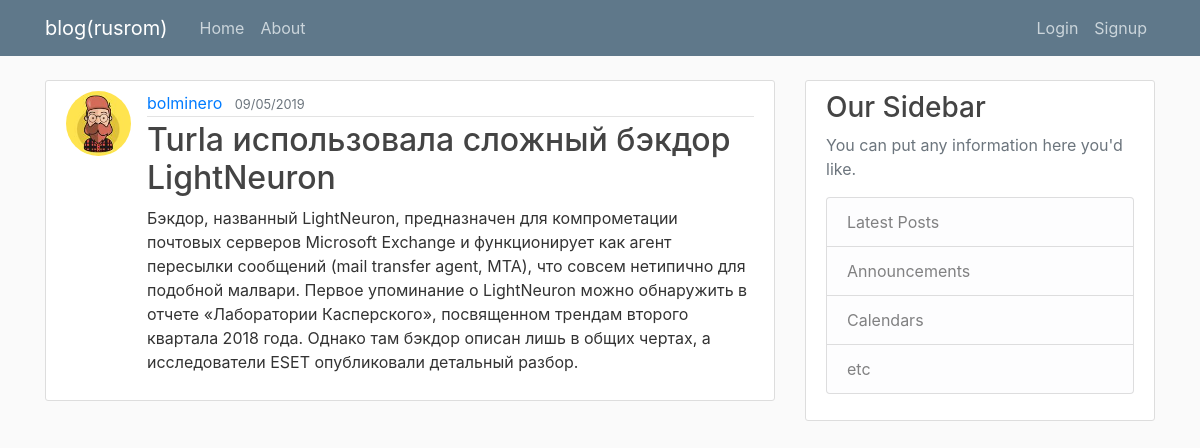
The page /post/30 on the database its author committed.
### flaskblog/models.py (models this page shows, shortened)
class User(db.Model, UserMixin):
    id = db.Column(db.Integer, primary_key=True)
    username = db.Column(db.String(20), unique=True, nullable=False)
    email = db.Column(db.String(120), unique=True, nullable=False)
    avatar = db.Column(db.String(20), nullable=False, default='default.png')
    password = db.Column(db.String(60), nullable=False)
    posts = db.relationship('Post', backref='author', lazy=True)

class Post(db.Model):
    id = db.Column(db.Integer, primary_key=True)
    title = db.Column(db.String(100), nullable=False)
    content = db.Column(db.Text, nullable=False)
    date_posted = db.Column(db.DateTime, nullable=False, default=datetime.utcnow)
    user_id = db.Column(db.Integer, db.ForeignKey('user.id'), nullable=False)

### flaskblog/posts/routes.py (the view)
@posts.route('/post/<int:post_id>')
def post(post_id):
    post = Post.query.get_or_404(post_id)
    return render_template('post.html', title=post.title, post=post)

### flaskblog/templates/post.html (shortened to what this page needs)
{% extends 'layout.html' %}
{% block content %}
    <article class="media content-section">
        <img src="{{ url_for('static', filename='images/account/' + post.author.avatar) }}" alt="" class="rounded-circle article-img">
        <div class="media-body">
            <div class="article-metadata">
                <a class="mr-2" href="{{ url_for('users.author_posts', username=post.author.username) }}">{{ post.author.username }}</a>
                <small class="text-muted">{{ post.date_posted.strftime('%d/%m/%Y') }}</small>
            </div>
            <h2 class="article-title">{{ post.title }}</h2>
            <p class="article-content">{{ post.content }}</p>
        </div>
    </article>
{% endblock content %}

### flaskblog/static/main.css (style rules this page uses)
body { background: #fafafa; color: #333333; margin-top: 5rem; }
h1, h2, h3, h4, h5, h6 { color: #444444; }
.content-section { background: #ffffff; padding: 10px 20px; border: 1px solid #dddddd; border-radius: 3px; margin-bottom: 20px; }
.article-title { color: #444444; }
.article-content { white-space: pre-line; }
.article-img { height: 65px; width: 65px; margin-right: 16px; }
.article-metadata { padding-bottom: 1px; margin-bottom: 4px; border-bottom: 1px solid #e3e3e3 }

### rows shown on the page
User: avatar (picture), author.username "bolminero"
Post: date_posted "09/05/2019", title "Turla использовала сложный бэкдор LightNeuron", content "Бэкдор, названный LightNeuron, предназначен для компрометации почтовых серверов Microsoft Exchange и функционирует как агент пересылки сообщений (mail transfer agent, MTA), что совсем нетипично для подобной малвари. Первое упоминание о LightNeuron можно обнаружить в отчете «Лаборатории Касперского», посвященном трендам второго квартала 2018 года. Однако там бэкдор описан лишь в общих чертах, а исследователи ESET опубликовали детальный разбор."
